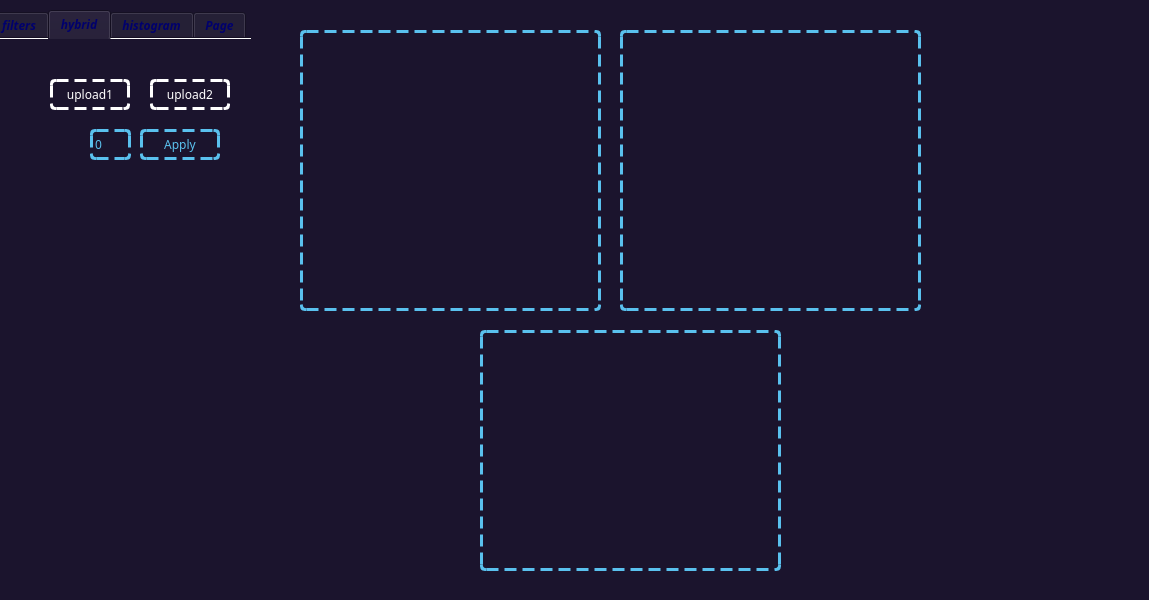
<?xml version="1.0" encoding="UTF-8"?>
<ui version="4.0">
 <class>MainWindow</class>
 <widget class="QMainWindow" name="MainWindow">
  <property name="geometry">
   <rect>
    <x>0</x>
    <y>0</y>
    <width>1149</width>
    <height>600</height>
   </rect>
  </property>
  <property name="windowTitle">
   <string>MainWindow</string>
  </property>
  <property name="styleSheet">
   <string notr="true">display: flex;
  height: 92vh;
  /* flex-direction: row; */
  justify-content: center;
  align-items: center;
  color: rgb(0, 0, 108);
  background-color: #1b142d;
  /* margin-top: -80px; */
  font-family: cairo;
	border-radius:5%;

</string>
  </property>
  <widget class="QWidget" name="centralwidget">
   <widget class="QTabWidget" name="tabWidget">
    <property name="geometry">
     <rect>
      <x>-10</x>
      <y>10</y>
      <width>261</width>
      <height>511</height>
     </rect>
    </property>
    <property name="font">
     <font>
      <italic>true</italic>
      <bold>true</bold>
      <underline>false</underline>
      <strikeout>false</strikeout>
     </font>
    </property>
    <property name="styleSheet">
     <string notr="true">display: flex;
  height: 92vh;
  /* flex-direction: row; */
  justify-content: center;
  align-items: center;
  color: rgb(0, 0, 108);
  background-color: #1b142d;
  /* margin-top: -80px; */
  font-family: cairo;
	border-radius:5%;
</string>
    </property>
    <property name="tabPosition">
     <enum>QTabWidget::North</enum>
    </property>
    <property name="tabShape">
     <enum>QTabWidget::Rounded</enum>
    </property>
    <property name="currentIndex">
     <number>1</number>
    </property>
    <property name="iconSize">
     <size>
      <width>16</width>
      <height>16</height>
     </size>
    </property>
    <property name="documentMode">
     <bool>true</bool>
    </property>
    <property name="tabsClosable">
     <bool>false</bool>
    </property>
    <property name="movable">
     <bool>false</bool>
    </property>
    <property name="tabBarAutoHide">
     <bool>false</bool>
    </property>
    <widget class="QWidget" name="tab">
     <attribute name="title">
      <string>filters</string>
     </attribute>
     <widget class="QSpinBox" name="add_s">
      <property name="geometry">
       <rect>
        <x>120</x>
        <y>60</y>
        <width>61</width>
        <height>31</height>
       </rect>
      </property>
      <property name="styleSheet">
       <string notr="true">	border-radius:5%;
	border:3px dashed #5ac1ee;
	background-color:transparent;
	color:#5ac1ee;</string>
      </property>
     </widget>
     <widget class="QDoubleSpinBox" name="add_g">
      <property name="geometry">
       <rect>
        <x>120</x>
        <y>60</y>
        <width>61</width>
        <height>31</height>
       </rect>
      </property>
      <property name="styleSheet">
       <string notr="true">	border-radius:5%;
	border:3px dashed #5ac1ee;
	background-color:transparent;
	color:#5ac1ee;</string>
      </property>
      <property name="maximum">
       <double>1.000000000000000</double>
      </property>
      <property name="singleStep">
       <double>0.100000000000000</double>
      </property>
     </widget>
     <widget class="QDoubleSpinBox" name="add_u">
      <property name="geometry">
       <rect>
        <x>120</x>
        <y>60</y>
        <width>61</width>
        <height>31</height>
       </rect>
      </property>
      <property name="styleSheet">
       <string notr="true">	border-radius:5%;
	border:3px dashed #5ac1ee;
	background-color:transparent;
	color:#5ac1ee;</string>
      </property>
      <property name="maximum">
       <double>1.000000000000000</double>
      </property>
      <property name="singleStep">
       <double>0.100000000000000</double>
      </property>
     </widget>
     <widget class="QSpinBox" name="guasian">
      <property name="geometry">
       <rect>
        <x>120</x>
        <y>100</y>
        <width>61</width>
        <height>31</height>
       </rect>
      </property>
      <property name="styleSheet">
       <string notr="true">	border-radius:5%;
	border:3px dashed #5ac1ee;
	background-color:transparent;
	color:#5ac1ee;</string>
      </property>
     </widget>
     <widget class="QSpinBox" name="mean">
      <property name="geometry">
       <rect>
        <x>120</x>
        <y>100</y>
        <width>61</width>
        <height>31</height>
       </rect>
      </property>
      <property name="styleSheet">
       <string notr="true">	border-radius:5%;
	border:3px dashed #5ac1ee;
	background-color:transparent;
	color:#5ac1ee;</string>
      </property>
     </widget>
     <widget class="QSpinBox" name="median">
      <property name="geometry">
       <rect>
        <x>120</x>
        <y>100</y>
        <width>61</width>
        <height>31</height>
       </rect>
      </property>
      <property name="styleSheet">
       <string notr="true">	border-radius:5%;
	border:3px dashed #5ac1ee;
	background-color:transparent;
	color:#5ac1ee;</string>
      </property>
     </widget>
     <widget class="QPushButton" name="pushButton_7">
      <property name="geometry">
       <rect>
        <x>70</x>
        <y>20</y>
        <width>91</width>
        <height>31</height>
       </rect>
      </property>
      <property name="font">
       <font>
        <pointsize>11</pointsize>
        <bold>true</bold>
       </font>
      </property>
      <property name="styleSheet">
       <string notr="true">QPushButton{
	border-radius:5%;
	border:3px dashed #ffffff;

}
QPushButton:enabled{
	background-color:transparent;
	color:#ffffff;
}
 </string>
      </property>
      <property name="text">
       <string>upload</string>
      </property>
     </widget>
     <widget class="QComboBox" name="noise">
      <property name="geometry">
       <rect>
        <x>50</x>
        <y>60</y>
        <width>61</width>
        <height>31</height>
       </rect>
      </property>
      <property name="styleSheet">
       <string notr="true">	border-radius:5%;
	border:3px dashed #5ac1ee;
	background-color:transparent;
	color:#5ac1ee;</string>
      </property>
      <item>
       <property name="text">
        <string>spi</string>
       </property>
      </item>
      <item>
       <property name="text">
        <string>uniform</string>
       </property>
      </item>
      <item>
       <property name="text">
        <string>guasian</string>
       </property>
      </item>
     </widget>
     <widget class="QComboBox" name="low">
      <property name="geometry">
       <rect>
        <x>50</x>
        <y>100</y>
        <width>61</width>
        <height>31</height>
       </rect>
      </property>
      <property name="styleSheet">
       <string notr="true">	border-radius:5%;
	border:3px dashed #5ac1ee;
	background-color:transparent;
	color:#5ac1ee;</string>
      </property>
      <item>
       <property name="text">
        <string>mean</string>
       </property>
      </item>
      <item>
       <property name="text">
        <string>median</string>
       </property>
      </item>
      <item>
       <property name="text">
        <string>guasian</string>
       </property>
      </item>
     </widget>
     <widget class="QComboBox" name="high">
      <property name="geometry">
       <rect>
        <x>50</x>
        <y>140</y>
        <width>61</width>
        <height>31</height>
       </rect>
      </property>
      <property name="styleSheet">
       <string notr="true">	border-radius:5%;
	border:3px dashed #5ac1ee;
	background-color:transparent;
	color:#5ac1ee;</string>
      </property>
      <item>
       <property name="text">
        <string>berwit</string>
       </property>
      </item>
      <item>
       <property name="text">
        <string>robert</string>
       </property>
      </item>
      <item>
       <property name="text">
        <string>sobel</string>
       </property>
      </item>
     </widget>
    </widget>
    <widget class="QWidget" name="tab_3">
     <attribute name="title">
      <string>hybrid</string>
     </attribute>
     <widget class="QPushButton" name="pushButton_22">
      <property name="geometry">
       <rect>
        <x>150</x>
        <y>90</y>
        <width>80</width>
        <height>31</height>
       </rect>
      </property>
      <property name="styleSheet">
       <string notr="true">	border-radius:5%;
	border:3px dashed #5ac1ee;
	background-color:transparent;
	color:#5ac1ee;</string>
      </property>
      <property name="text">
       <string>Apply</string>
      </property>
     </widget>
     <widget class="QSpinBox" name="spinBox_6">
      <property name="geometry">
       <rect>
        <x>100</x>
        <y>90</y>
        <width>41</width>
        <height>31</height>
       </rect>
      </property>
      <property name="styleSheet">
       <string notr="true">	border-radius:5%;
	border:3px dashed #5ac1ee;
	background-color:transparent;
	color:#5ac1ee;</string>
      </property>
     </widget>
     <widget class="QPushButton" name="pushButton_27">
      <property name="geometry">
       <rect>
        <x>760</x>
        <y>190</y>
        <width>80</width>
        <height>24</height>
       </rect>
      </property>
      <property name="text">
       <string>prewitt</string>
      </property>
     </widget>
     <widget class="QPushButton" name="pushButton_28">
      <property name="geometry">
       <rect>
        <x>640</x>
        <y>190</y>
        <width>80</width>
        <height>24</height>
       </rect>
      </property>
      <property name="text">
       <string>sobel</string>
      </property>
     </widget>
     <widget class="QPushButton" name="pushButton_29">
      <property name="geometry">
       <rect>
        <x>890</x>
        <y>193</y>
        <width>211</width>
        <height>81</height>
       </rect>
      </property>
      <property name="styleSheet">
       <string notr="true">color: rgb(170, 0, 0);
background-color: rgb(170, 0, 0);</string>
      </property>
      <property name="text">
       <string>Robert</string>
      </property>
      <property name="flat">
       <bool>false</bool>
      </property>
     </widget>
     <widget class="QPushButton" name="pushButton_20">
      <property name="geometry">
       <rect>
        <x>60</x>
        <y>40</y>
        <width>80</width>
        <height>31</height>
       </rect>
      </property>
      <property name="styleSheet">
       <string notr="true">QPushButton{
	border-radius:5%;
	border:3px dashed #ffffff;

}
QPushButton:enabled{
	background-color:transparent;
	color:#ffffff;
}
 </string>
      </property>
      <property name="text">
       <string>upload1</string>
      </property>
     </widget>
     <widget class="QPushButton" name="pushButton_21">
      <property name="geometry">
       <rect>
        <x>160</x>
        <y>40</y>
        <width>80</width>
        <height>31</height>
       </rect>
      </property>
      <property name="styleSheet">
       <string notr="true">QPushButton{
	border-radius:5%;
	border:3px dashed #ffffff;

}
QPushButton:enabled{
	background-color:transparent;
	color:#ffffff;
}
 </string>
      </property>
      <property name="text">
       <string>upload2</string>
      </property>
     </widget>
    </widget>
    <widget class="QWidget" name="tab_2">
     <attribute name="title">
      <string>histogram</string>
     </attribute>
     <widget class="QPushButton" name="pushButton_9">
      <property name="geometry">
       <rect>
        <x>70</x>
        <y>20</y>
        <width>80</width>
        <height>31</height>
       </rect>
      </property>
      <property name="font">
       <font>
        <pointsize>11</pointsize>
        <italic>false</italic>
        <bold>true</bold>
       </font>
      </property>
      <property name="styleSheet">
       <string notr="true">QPushButton{
	border-radius:5%;
	border:3px dashed #ffffff;

}
QPushButton:enabled{
	background-color:transparent;
	color:#ffffff;
}
 </string>
      </property>
      <property name="text">
       <string>upload</string>
      </property>
     </widget>
     <widget class="QSpinBox" name="normalize">
      <property name="geometry">
       <rect>
        <x>120</x>
        <y>60</y>
        <width>51</width>
        <height>31</height>
       </rect>
      </property>
      <property name="styleSheet">
       <string notr="true">	border-radius:5%;
	border:3px dashed #5ac1ee;
	background-color:transparent;
	color:#5ac1ee;</string>
      </property>
      <property name="maximum">
       <number>255</number>
      </property>
     </widget>
     <widget class="QSpinBox" name="manual">
      <property name="geometry">
       <rect>
        <x>120</x>
        <y>60</y>
        <width>51</width>
        <height>31</height>
       </rect>
      </property>
      <property name="styleSheet">
       <string notr="true">	border-radius:5%;
	border:3px dashed #5ac1ee;
	background-color:transparent;
	color:#5ac1ee;</string>
      </property>
      <property name="maximum">
       <number>255</number>
      </property>
     </widget>
     <widget class="QSpinBox" name="local">
      <property name="geometry">
       <rect>
        <x>120</x>
        <y>60</y>
        <width>51</width>
        <height>31</height>
       </rect>
      </property>
      <property name="styleSheet">
       <string notr="true">	border-radius:5%;
	border:3px dashed #5ac1ee;
	background-color:transparent;
	color:#5ac1ee;</string>
      </property>
      <property name="maximum">
       <number>100</number>
      </property>
     </widget>
     <widget class="QPushButton" name="pushButton_30">
      <property name="geometry">
       <rect>
        <x>30</x>
        <y>100</y>
        <width>80</width>
        <height>31</height>
       </rect>
      </property>
      <property name="styleSheet">
       <string notr="true">	border-radius:5%;
	border:3px dashed #5ac1ee;
	background-color:transparent;
	color:#5ac1ee;</string>
      </property>
      <property name="text">
       <string>Histogram</string>
      </property>
     </widget>
     <widget class="QPushButton" name="pushButton_31">
      <property name="geometry">
       <rect>
        <x>30</x>
        <y>140</y>
        <width>80</width>
        <height>31</height>
       </rect>
      </property>
      <property name="styleSheet">
       <string notr="true">	border-radius:5%;
	border:3px dashed #5ac1ee;
	background-color:transparent;
	color:#5ac1ee;</string>
      </property>
      <property name="text">
       <string>Equallization</string>
      </property>
     </widget>
     <widget class="QPushButton" name="pushButton_32">
      <property name="geometry">
       <rect>
        <x>30</x>
        <y>180</y>
        <width>80</width>
        <height>31</height>
       </rect>
      </property>
      <property name="styleSheet">
       <string notr="true">	border-radius:5%;
	border:3px dashed #5ac1ee;
	background-color:transparent;
	color:#5ac1ee;</string>
      </property>
      <property name="text">
       <string>canny</string>
      </property>
     </widget>
     <widget class="QComboBox" name="options">
      <property name="geometry">
       <rect>
        <x>30</x>
        <y>60</y>
        <width>81</width>
        <height>31</height>
       </rect>
      </property>
      <property name="styleSheet">
       <string notr="true">	border-radius:5%;
	border:3px dashed #5ac1ee;
	background-color:transparent;
	color:#5ac1ee;</string>
      </property>
      <item>
       <property name="text">
        <string>normalize</string>
       </property>
      </item>
      <item>
       <property name="text">
        <string>local</string>
       </property>
      </item>
      <item>
       <property name="text">
        <string>manual</string>
       </property>
      </item>
      <item>
       <property name="text">
        <string>auto</string>
       </property>
      </item>
     </widget>
    </widget>
    <widget class="QWidget" name="tab_4">
     <property name="enabled">
      <bool>true</bool>
     </property>
     <attribute name="title">
      <string>Page</string>
     </attribute>
    </widget>
   </widget>
   <widget class="QLabel" name="label_2">
    <property name="geometry">
     <rect>
      <x>620</x>
      <y>30</y>
      <width>301</width>
      <height>281</height>
     </rect>
    </property>
    <property name="styleSheet">
     <string notr="true">border:3px dashed #5ac1ee;
border-radius: 5%;
 border-style: dashed;

  background-color: transparent;

</string>
    </property>
    <property name="text">
     <string/>
    </property>
   </widget>
   <widget class="QLabel" name="label_3">
    <property name="geometry">
     <rect>
      <x>480</x>
      <y>330</y>
      <width>301</width>
      <height>241</height>
     </rect>
    </property>
    <property name="maximumSize">
     <size>
      <width>16777215</width>
      <height>16777215</height>
     </size>
    </property>
    <property name="styleSheet">
     <string notr="true">border:3px dashed #5ac1ee;
border-radius: 5%;
 border-style: dashed;

  background-color: transparent;

</string>
    </property>
    <property name="text">
     <string/>
    </property>
   </widget>
   <widget class="QLabel" name="label">
    <property name="geometry">
     <rect>
      <x>300</x>
      <y>30</y>
      <width>301</width>
      <height>281</height>
     </rect>
    </property>
    <property name="styleSheet">
     <string notr="true">border:3px dashed #5ac1ee;
border-radius: 5%;
 border-style: dashed;

  background-color: transparent;

</string>
    </property>
    <property name="text">
     <string/>
    </property>
   </widget>
  </widget>
  <widget class="QMenuBar" name="menubar">
   <property name="geometry">
    <rect>
     <x>0</x>
     <y>0</y>
     <width>1149</width>
     <height>0</height>
    </rect>
   </property>
  </widget>
  <widget class="QStatusBar" name="statusbar"/>
 </widget>
 <resources/>
 <connections/>
</ui>
